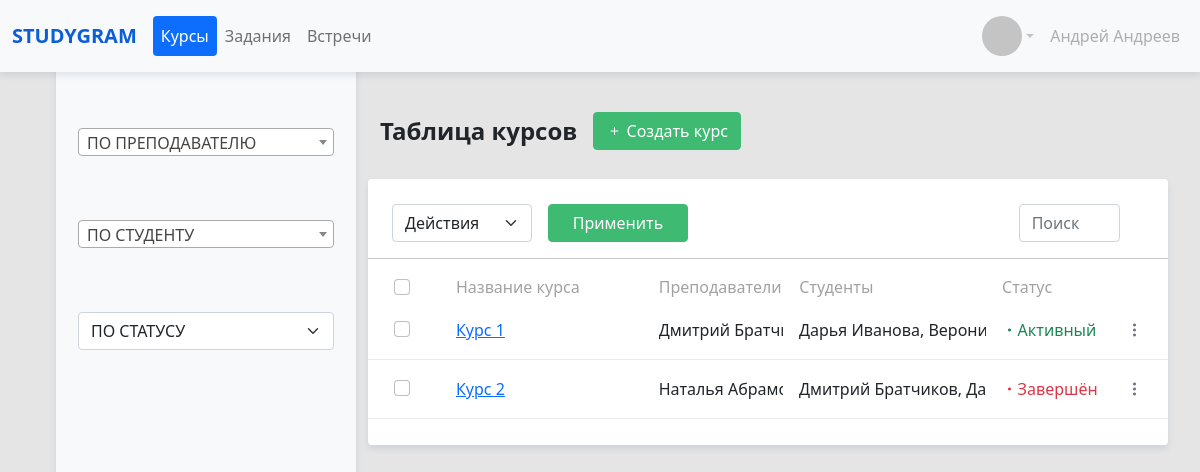
Before: / with the older database file.
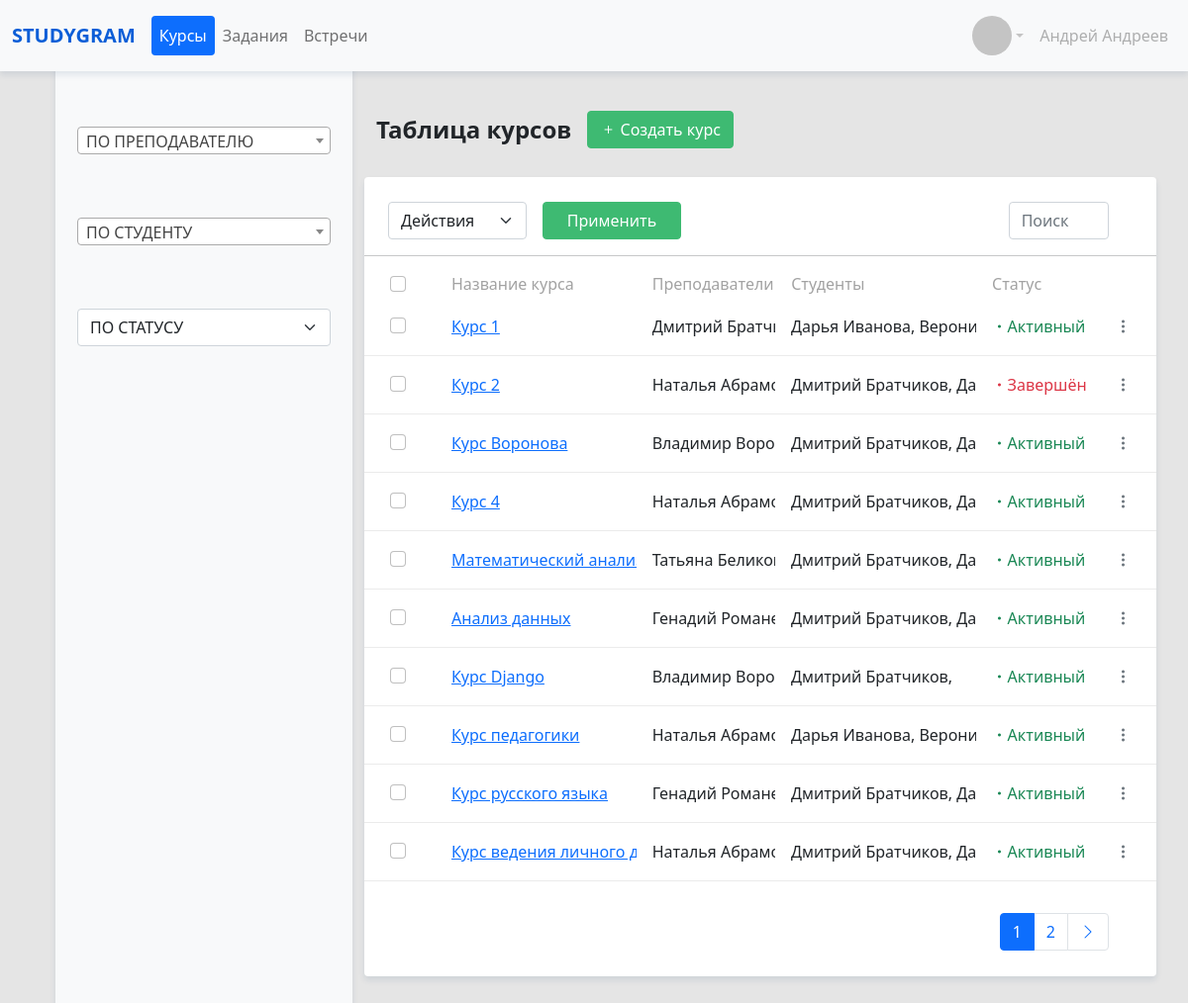
After: the same page with the newer database file.
### courses/models.py (models this page shows, shortened)
class Course(models.Model):
    name = models.CharField(max_length=150)
    teachers = models.ManyToManyField(User, related_name='CourseTeachers')
    students = models.ManyToManyField(User, related_name='CourseStudents')
    status = models.ForeignKey(StatusCourse, on_delete=models.CASCADE, default=1)
    def get_absolute_url(self):
        return reverse('course', kwargs={'pk': self.pk})

class User(AbstractUser):
    Otchestvo = models.CharField(max_length=150, blank=True, verbose_name='Отчество')
    Group = models.ManyToManyField(Group, verbose_name='Группа', blank=True)
    Photo = models.ImageField(verbose_name='Фото', blank=True)
    Type = models.ForeignKey(UserType, on_delete=models.CASCADE, related_name='type', default=1)
    Status = models.ForeignKey(UserStatus, on_delete=models.CASCADE, related_name='status', default=2)
    def __str__(self):
        return self.first_name + ' ' + self.last_name

class StatusCourse(models.Model):
    name = models.CharField(max_length=150)
    def __str__(self):
        return self.name

### courses/views.py (the view, shortened to what this page needs)
# urls.py: path('', CoursesList.as_view(), name='main'),
class CoursesList(ListView):
    model = Course
    template_name = 'courses/courses.html'
    context_object_name = 'courses'
    success_url = reverse_lazy('courses')
    paginate_by = 10
    def get_context_data(self, *, object_list=None, **kwargs):
        context = super().get_context_data(**kwargs)
        context['teachers'] = User.objects.filter(Type=1)
        context['students'] = User.objects.filter(Type=2)
        context['statuses'] = StatusCourse.objects.all()
        return context
    def get_queryset(self):
        search_query = self.request.GET.get('search')
        status_query = self.request.GET.get('status')
        teacher_query = self.request.GET.get('teacher')
        student_query = self.request.GET.get('student')
        if search_query is not None:
            queryset = self.model.objects.filter(Q(name__icontains=search_query) |
                                                 Q(teachers__first_name__icontains=search_query) |
                                                 Q(students__first_name__icontains=search_query) |
                                                 Q(status__name__icontains=search_query)).distinct()
        elif teacher_query is not None:
            queryset = Course.objects.filter(teachers=teacher_query)
        elif status_query is not None:
            queryset = Course.objects.filter(status_id=int(status_query))
        elif student_query is not None:
            queryset = Course.objects.filter(students=student_query)
        else:
            queryset = Course.objects.all()
        return queryset

### courses/templates/courses/courses.html (shortened to what this page needs)
{% extends "base.html" %}
{% block sidebar %}
{% include 'inc/_sidebar_courses.html' %}
{% endblock %}
{% block content %}
<div class="flex-column main_block">
        <div class="container main_block_header">
            <div class="main_block_title">Таблица курсов</div>
            <div>
                <a class="btn btn-success" href="/create_course">
                    <i class="bi bi-plus"></i>
                    &#32;Создать курс
                </a>
            </div>
        </div>
        <div class="main_block_page">
            {% include 'inc/_table_head.html'%}
            <hr>
            <form id = "courseform" method="post">
            <div class="d-flex flex-row main_block_header_tasks">
                <div class="col-1">
                    <div class="form-check">
                        <input class="form-check-input" type="checkbox" name="course" value="">
                    </div>
                </div>
                <div class="col-3 d-flex justify-content-start">Название курса</div>
                <div class="col"></div>
                <div class="col-2 d-flex justify-content-start">Преподаватели</div>
                <div class="col"></div>
                <div class="col-3 d-flex justify-content-start">Студенты</div>
                <div class="col"></div>
                <div class="col-2 d-flex justify-content-start">Статус</div>
                <div class="col"></div>
            </div>
             {% for course in courses %}
            <div class="d-flex flex-row task align-center align-items-center">
                <div class="col-1">
                    <div class="form-check">
                        <input class="form-check-input" type="checkbox" name="course" value="{{course.pk}}">
                    </div>
                </div>
                <div class="col-3 d-flex justify-content-start content_size text-primary"><a href="{{course.get_absolute_url}}">{{course.name}}</a></div>
                <div class="col-2 d-flex justify-content-start content_size">
                    {% for teacher in course.teachers.all %}
                        {{teacher.first_name}} {{teacher.last_name}}
                    {% endfor %}
                </div>
                <div class="col-3 d-flex justify-content-start content_size">
                    {% for student in course.students.all %}
                        {{student.first_name}} {{student.last_name}},
                    {% endfor %}
                </div>
                <div class="col-2 d-flex justify-content-start">
                    {% if course.status.name == 'Активный' %}
                        <i class="bi bi-dot text-success"></i>
                        <span class="text-success">{{course.status}}</span>
                    {% else %}
                        <i class="bi bi-dot text-danger"></i>
                        <span class="text-danger">{{course.status}}</span>
                    {% endif %}
                </div>
                <div class="col d-flex justify-content-end">
                    <ul class="navbar-nav dropdown">
                        <li class="nav-item" role="tab">
                            <i class="bi bi-three-dots-vertical dropdown-toggle text-secondary other" data-bs-toggle="dropdown" id="taskDropdown"></i>
                        </li>
                    </ul>
                </div>
            </div>
            {% endfor %}
            {% include 'inc/_pagination.html' %}
        </div>
    </div>
{% endblock %}

### templates/base.html (shortened to what this page needs)
{% load static %}
<!DOCTYPE html>
<html lang="en">
<head>
    <link href="https://cdn.jsdelivr.net/npm/bootstrap@5.0.0-beta3/dist/css/bootstrap.min.css" rel="stylesheet">
    <link rel="stylesheet" href="https://cdn.jsdelivr.net/npm/bootstrap-icons@1.4.1/font/bootstrap-icons.css">
    <link href="https://cdn.jsdelivr.net/npm/select2@4.1.0-rc.0/dist/css/select2.min.css" rel="stylesheet" />
    <link rel="stylesheet" href="{% static 'css/main.css' %}">
</head>
<body>
{% include 'inc/_nav.html' %}
{% block sidebar %}{% endblock %}
{% block content %}{% endblock %}
</body>
</html>

### templates/inc/_nav.html (shortened to what this page needs)
<nav class="navbar navbar-expand-lg navbar-light bg-light navbar-fixed header">
    <div class="container-fluid">
        <a class="navbar-brand text-uppercase" href="{% url 'courses' %}">Studygram</a>
        <div class="collapse navbar-collapse" id="navbarSupportedContent">
            <ul class="navbar-nav nav-pills me-auto mb-2 mb-lg-0"  role="tablist">
                <li class="nav-item"  role="tab">
                    <a class="nav-link active" aria-current="page" href="{% url 'courses' %}">Курсы</a>
                </li>
                <li class="nav-item" role="tab">
                    <a class="nav-link" href="#">Задания</a>
                </li>
                <li class="nav-item" role="tab">
                    <a class="nav-link" href="#">Встречи</a>
                </li>
            </ul>
            <ul class="navbar-nav dropdown">
                <li class="nav-item" role="tab">
                    <a class="nav-link dropdown-toggle settings" href="#" id="navbarDropdown" role="button" data-bs-toggle="dropdown" aria-expanded="false">
                        <div class="photo_user"></div>
                    </a>
                </li>
            </ul>
            <ul class="navbar-nav">
                <li class="nav-item"  role="tab">
                    <a class="nav-link disabled" href="#" tabindex="-1" aria-disabled="true" id="name_user">Андрей Андреев</a>
                </li>
            </ul>
        </div>
    </div>
</nav>

### templates/inc/_sidebar_courses.html (shortened to what this page needs)
<nav class="navbar navbar-expand-lg navbar-light bg-light position-fixed fixed-right fixed-top menu">
        <div class="container flex-column">
            <form class="navbar-nav flex-column">
                <div class="nav-item dropdown form-group filters">
                </div>
                <div class="nav-item dropdown form-group filters">
                </div>
                <div class="navbar-nav dropdown form-group filters">
                    <form class="form-inline">
                        <select class="js-data-example-ajax form-select" aria-label="Default select example" placeholder="СТУДЕНТЫ" onchange="location = this.value">
                            <option selected disabled>ПО СТАТУСУ</option>
                        </select>
                    </form>
                </div>
            </form>
        </div>
    </nav>

### templates/inc/_table_head.html (shortened to what this page needs)
<div class="container-fluid row">
    <div class="col-10 d-flex justify-content-start">
        <form class="d-flex">
        <select id="options" class="form-select size_actions" aria-label="Default select example">
            <option selected>Действия</option>
        </select>
        <button id="btnsubmit" type="submit" class="btn btn-success size_actions">
            Применить
        </button>
        </form>
    </div>
    <div class="col-2">
        <form class="d-flex justify-content-end">
            <input type="text" class="form-control search" name="search" placeholder="Поиск">
        </form>
    </div>
</div>

### templates/inc/_pagination.html (shortened to what this page needs)
{% if is_paginated %}
    <nav aria-label="Page navigation example">
        <ul class="pagination justify-content-end  tasks_page">
          {% for i in paginator.page_range %}
                {% if page_obj.number == i %}
                    <li class="page-item active"><a class="page-link">{{i}}</a></li>
                {% else %}
                    <li class="page-item"><a class="page-link" href="?page={{i}}">{{i}}</a></li>
                {% endif %}
            {% endfor %}
          {% if page_obj.has_next %}
                <li class="page-item">
                <a class="page-link" href="?page={{page_obj.next_page_number}}">
                    <i class="bi bi-chevron-right"></i>
                </a>
                </li>
            {% endif %}
        </ul>
      </nav>
{% endif %}

### static/css/main.css (style rules this page uses)
body { background: #E5E5E5; }
.btn-success { color: #fff; background-color: #3EBA72; border-color: #3EBA72; }
.dropdown-toggle::after { border-top: .3em solid #C4C4C4; }
.navbar-light .navbar-brand { font-weight: 600; color: #0b5ed7; text-decoration: none; }
.navbar-light .navbar-nav .nav-link.active, .navbar-light .navbar-nav .show>.nav-link { color: #FFFFFF; }
.header { position: fixed; width: 100%; z-index: 2; box-shadow: 0 .25rem .375rem rgba(24, 61, 110, 0.1); }
.settings { display: flex; flex-direction: row; border-radius: .25rem; align-items: center; }
.photo_user { width: 40px; height: 40px; background: #C4C4C4; border-radius: 100%; }
.menu { z-index: 1; align-items: flex-start; background: #FFFFFF; box-shadow: 0 .25rem .375rem rgba(24, 61, 110, 0.1); border-radius: .25rem; width: 18.75rem; height: 100%; left: 3.5rem; padding-top: 4rem; }
.filters { margin-top: 4rem; width: 16rem; }
.main_block { display: flex; height: auto; margin-right: 2rem; padding-top: 7rem; padding-left: 23rem; margin-bottom: 3rem; }
.main_block_header { display: flex; align-items: center; }
.main_block_title { font-weight: 600; font-size: 1.5rem; line-height: 1.3rem; margin-right: 1rem; }
.main_block_page { margin-top: 1.8rem; background: #FFFFFF; box-shadow: 0 .25rem .375rem rgba(24, 61, 110, 0.1); border-radius: .25rem; padding: 1.6rem 0 1.6rem 0; }
.size_actions { width: 8.75rem; margin-right: 1rem; }
.main_block_header_tasks { width: 100%; padding: 0 1.6rem 0 1.6rem; color: #A2A2A2; }
.task { padding: 1rem 1.6rem 1rem 1.6rem; border-bottom: .06rem solid #EBEBEB; }
.other::after { display: none; }
.content_size { white-space: nowrap; overflow: hidden; text-overflow: ellipsis; }
.tasks_page { margin: 2rem 3rem 0 0; }

Changed rows visible on the page:
added Course: name "Курс Воронова", status "Активный", User (first_name "Дмитрий", last_name "Братчиков")
now on this page (row unchanged): User: first_name "Владимир", last_name "Во…"
added Course: name "Курс 4", status "Активный", User (first_name "Наталья", last_name "Абра…"), User (first_name "Дмитрий", last_name "Братчиков")
added Course: name "Математический ана…", status "Активный", User (first_name "Дмитрий", last_name "Братчиков")
now on this page (row unchanged): User: first_name "Татьяна", last_name "Бели…", shown under "Активный"
added Course: name "Анализ данных", status "Активный", User (first_name "Дмитрий", last_name "Братчиков")
now on this page (row unchanged): User: first_name "Генадий", last_name "Рома…"
added Course: name "Курс Django", status "Активный", User (first_name "Дмитрий", last_name "Братчиков")
added Course: name "Курс педагогики", status "Активный", User (first_name "Наталья", last_name "Абра…"), User (first_name "Дарья", last_name "Иванова"), User (first_name "Веро…")
added Course: name "Курс русского языка", status "Активный", User (first_name "Дмитрий", last_name "Братчиков")
added Course: name "Курс ведения личног…", status "Активный", User (first_name "Наталья", last_name "Абра…"), User (first_name "Дмитрий", last_name "Братчиков")
Other visible differences:
new list line: "1"
new list line: "2"
